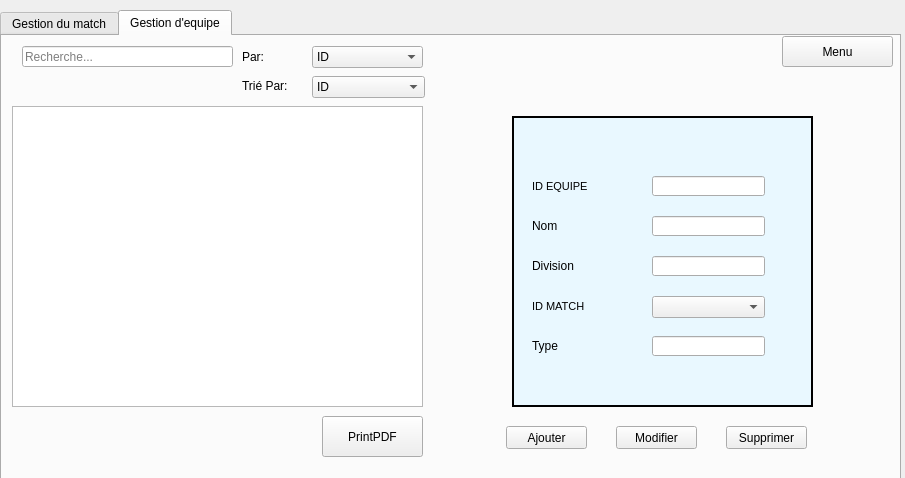
<?xml version="1.0" encoding="UTF-8"?>
<ui version="4.0">
 <class>GestionMatchEquipe</class>
 <widget class="QDialog" name="GestionMatchEquipe">
  <property name="geometry">
   <rect>
    <x>0</x>
    <y>0</y>
    <width>905</width>
    <height>478</height>
   </rect>
  </property>
  <property name="windowTitle">
   <string>Smart Sport Association</string>
  </property>
  <widget class="QTabWidget" name="tabWidget">
   <property name="geometry">
    <rect>
     <x>0</x>
     <y>10</y>
     <width>901</width>
     <height>471</height>
    </rect>
   </property>
   <property name="currentIndex">
    <number>1</number>
   </property>
   <widget class="QWidget" name="tab">
    <attribute name="title">
     <string>Gestion du match</string>
    </attribute>
    <widget class="QComboBox" name="id_equipe1">
     <property name="geometry">
      <rect>
       <x>650</x>
       <y>220</y>
       <width>113</width>
       <height>22</height>
      </rect>
     </property>
    </widget>
    <widget class="QLineEdit" name="lieu">
     <property name="geometry">
      <rect>
       <x>650</x>
       <y>180</y>
       <width>113</width>
       <height>20</height>
      </rect>
     </property>
    </widget>
    <widget class="QLabel" name="label_2">
     <property name="geometry">
      <rect>
       <x>530</x>
       <y>300</y>
       <width>101</width>
       <height>20</height>
      </rect>
     </property>
     <property name="frameShape">
      <enum>QFrame::NoFrame</enum>
     </property>
     <property name="frameShadow">
      <enum>QFrame::Raised</enum>
     </property>
     <property name="text">
      <string>Date</string>
     </property>
     <property name="wordWrap">
      <bool>false</bool>
     </property>
    </widget>
    <widget class="QLabel" name="label">
     <property name="geometry">
      <rect>
       <x>530</x>
       <y>220</y>
       <width>101</width>
       <height>20</height>
      </rect>
     </property>
     <property name="frameShape">
      <enum>QFrame::NoFrame</enum>
     </property>
     <property name="frameShadow">
      <enum>QFrame::Raised</enum>
     </property>
     <property name="text">
      <string>ID EQUIPE1</string>
     </property>
     <property name="wordWrap">
      <bool>false</bool>
     </property>
    </widget>
    <widget class="QTableView" name="data">
     <property name="geometry">
      <rect>
       <x>10</x>
       <y>70</y>
       <width>411</width>
       <height>301</height>
      </rect>
     </property>
    </widget>
    <widget class="QLabel" name="label_3">
     <property name="geometry">
      <rect>
       <x>530</x>
       <y>140</y>
       <width>101</width>
       <height>20</height>
      </rect>
     </property>
     <property name="frameShape">
      <enum>QFrame::NoFrame</enum>
     </property>
     <property name="frameShadow">
      <enum>QFrame::Raised</enum>
     </property>
     <property name="text">
      <string>ID MATCH</string>
     </property>
     <property name="wordWrap">
      <bool>false</bool>
     </property>
    </widget>
    <widget class="QLabel" name="label_5">
     <property name="geometry">
      <rect>
       <x>240</x>
       <y>10</y>
       <width>47</width>
       <height>21</height>
      </rect>
     </property>
     <property name="text">
      <string>Par:</string>
     </property>
    </widget>
    <widget class="QPushButton" name="pb_supprimer_3">
     <property name="geometry">
      <rect>
       <x>614</x>
       <y>390</y>
       <width>81</width>
       <height>23</height>
      </rect>
     </property>
     <property name="text">
      <string>Modifier</string>
     </property>
    </widget>
    <widget class="QComboBox" name="comboBox">
     <property name="geometry">
      <rect>
       <x>310</x>
       <y>10</y>
       <width>111</width>
       <height>22</height>
      </rect>
     </property>
     <property name="editable">
      <bool>false</bool>
     </property>
     <property name="currentIndex">
      <number>0</number>
     </property>
     <property name="insertPolicy">
      <enum>QComboBox::NoInsert</enum>
     </property>
     <property name="sizeAdjustPolicy">
      <enum>QComboBox::AdjustToContentsOnFirstShow</enum>
     </property>
     <property name="frame">
      <bool>true</bool>
     </property>
     <item>
      <property name="text">
       <string>IDMATCH</string>
      </property>
     </item>
     <item>
      <property name="text">
       <string>LIEU</string>
      </property>
     </item>
     <item>
      <property name="text">
       <string>ID_EQUIPE1</string>
      </property>
     </item>
     <item>
      <property name="text">
       <string>ID_EQUIPE2</string>
      </property>
     </item>
    </widget>
    <widget class="QPushButton" name="pb_ajouter">
     <property name="geometry">
      <rect>
       <x>504</x>
       <y>390</y>
       <width>81</width>
       <height>23</height>
      </rect>
     </property>
     <property name="text">
      <string>Ajouter</string>
     </property>
    </widget>
    <widget class="QLineEdit" name="id_match2">
     <property name="geometry">
      <rect>
       <x>650</x>
       <y>140</y>
       <width>113</width>
       <height>20</height>
      </rect>
     </property>
    </widget>
    <widget class="QFrame" name="frame">
     <property name="geometry">
      <rect>
       <x>510</x>
       <y>80</y>
       <width>301</width>
       <height>291</height>
      </rect>
     </property>
     <property name="styleSheet">
      <string notr="true">background-color:rgb(233,248,255);</string>
     </property>
     <property name="frameShape">
      <enum>QFrame::Box</enum>
     </property>
     <property name="frameShadow">
      <enum>QFrame::Plain</enum>
     </property>
     <property name="lineWidth">
      <number>2</number>
     </property>
     <property name="midLineWidth">
      <number>0</number>
     </property>
     <widget class="QLabel" name="label_12">
      <property name="geometry">
       <rect>
        <x>20</x>
        <y>180</y>
        <width>101</width>
        <height>20</height>
       </rect>
      </property>
      <property name="frameShape">
       <enum>QFrame::NoFrame</enum>
      </property>
      <property name="frameShadow">
       <enum>QFrame::Raised</enum>
      </property>
      <property name="text">
       <string>ID EQUIPE2</string>
      </property>
      <property name="wordWrap">
       <bool>false</bool>
      </property>
     </widget>
    </widget>
    <widget class="QLineEdit" name="lineEdit_id_6">
     <property name="geometry">
      <rect>
       <x>20</x>
       <y>10</y>
       <width>211</width>
       <height>21</height>
      </rect>
     </property>
     <property name="inputMethodHints">
      <set>Qt::ImhNoPredictiveText</set>
     </property>
     <property name="placeholderText">
      <string>Recherche...</string>
     </property>
     <property name="clearButtonEnabled">
      <bool>true</bool>
     </property>
    </widget>
    <widget class="QPushButton" name="pb_supprimer_4">
     <property name="geometry">
      <rect>
       <x>724</x>
       <y>390</y>
       <width>81</width>
       <height>23</height>
      </rect>
     </property>
     <property name="text">
      <string>Supprimer</string>
     </property>
    </widget>
    <widget class="QDateEdit" name="DATE">
     <property name="geometry">
      <rect>
       <x>650</x>
       <y>300</y>
       <width>110</width>
       <height>22</height>
      </rect>
     </property>
    </widget>
    <widget class="QComboBox" name="id_tri">
     <property name="geometry">
      <rect>
       <x>310</x>
       <y>40</y>
       <width>113</width>
       <height>22</height>
      </rect>
     </property>
     <item>
      <property name="text">
       <string>IDMATCH</string>
      </property>
     </item>
     <item>
      <property name="text">
       <string>LIEU</string>
      </property>
     </item>
    </widget>
    <widget class="QLabel" name="label_4">
     <property name="geometry">
      <rect>
       <x>530</x>
       <y>180</y>
       <width>101</width>
       <height>20</height>
      </rect>
     </property>
     <property name="frameShape">
      <enum>QFrame::NoFrame</enum>
     </property>
     <property name="frameShadow">
      <enum>QFrame::Raised</enum>
     </property>
     <property name="text">
      <string>LIEU</string>
     </property>
     <property name="wordWrap">
      <bool>false</bool>
     </property>
    </widget>
    <widget class="QComboBox" name="id_equipe2">
     <property name="geometry">
      <rect>
       <x>650</x>
       <y>260</y>
       <width>113</width>
       <height>22</height>
      </rect>
     </property>
    </widget>
    <widget class="QLabel" name="label_17">
     <property name="geometry">
      <rect>
       <x>240</x>
       <y>40</y>
       <width>131</width>
       <height>20</height>
      </rect>
     </property>
     <property name="text">
      <string>Trié Par:</string>
     </property>
    </widget>
    <widget class="QPushButton" name="pushButton_2">
     <property name="geometry">
      <rect>
       <x>320</x>
       <y>380</y>
       <width>101</width>
       <height>41</height>
      </rect>
     </property>
     <property name="text">
      <string>PrintPDF</string>
     </property>
    </widget>
    <widget class="QPushButton" name="pushButton24_2">
     <property name="geometry">
      <rect>
       <x>780</x>
       <y>0</y>
       <width>111</width>
       <height>31</height>
      </rect>
     </property>
     <property name="text">
      <string>Menu</string>
     </property>
    </widget>
    <zorder>frame</zorder>
    <zorder>id_equipe1</zorder>
    <zorder>lieu</zorder>
    <zorder>label_2</zorder>
    <zorder>label</zorder>
    <zorder>data</zorder>
    <zorder>label_3</zorder>
    <zorder>label_5</zorder>
    <zorder>pb_supprimer_3</zorder>
    <zorder>comboBox</zorder>
    <zorder>pb_ajouter</zorder>
    <zorder>id_match2</zorder>
    <zorder>lineEdit_id_6</zorder>
    <zorder>pb_supprimer_4</zorder>
    <zorder>DATE</zorder>
    <zorder>id_tri</zorder>
    <zorder>label_4</zorder>
    <zorder>id_equipe2</zorder>
    <zorder>label_17</zorder>
    <zorder>pushButton_2</zorder>
    <zorder>pushButton24_2</zorder>
   </widget>
   <widget class="QWidget" name="tab_2">
    <attribute name="title">
     <string>Gestion d'equipe</string>
    </attribute>
    <widget class="QComboBox" name="id_match">
     <property name="geometry">
      <rect>
       <x>650</x>
       <y>260</y>
       <width>113</width>
       <height>22</height>
      </rect>
     </property>
    </widget>
    <widget class="QLineEdit" name="division">
     <property name="geometry">
      <rect>
       <x>650</x>
       <y>220</y>
       <width>113</width>
       <height>20</height>
      </rect>
     </property>
    </widget>
    <widget class="QLabel" name="label_6">
     <property name="geometry">
      <rect>
       <x>530</x>
       <y>300</y>
       <width>101</width>
       <height>20</height>
      </rect>
     </property>
     <property name="font">
      <font>
       <pointsize>9</pointsize>
      </font>
     </property>
     <property name="frameShape">
      <enum>QFrame::NoFrame</enum>
     </property>
     <property name="frameShadow">
      <enum>QFrame::Raised</enum>
     </property>
     <property name="text">
      <string>Type</string>
     </property>
     <property name="wordWrap">
      <bool>false</bool>
     </property>
    </widget>
    <widget class="QLabel" name="label_7">
     <property name="geometry">
      <rect>
       <x>530</x>
       <y>260</y>
       <width>101</width>
       <height>20</height>
      </rect>
     </property>
     <property name="font">
      <font>
       <pointsize>8</pointsize>
      </font>
     </property>
     <property name="frameShape">
      <enum>QFrame::NoFrame</enum>
     </property>
     <property name="frameShadow">
      <enum>QFrame::Raised</enum>
     </property>
     <property name="text">
      <string>ID MATCH</string>
     </property>
     <property name="wordWrap">
      <bool>false</bool>
     </property>
    </widget>
    <widget class="QTableView" name="data_2">
     <property name="geometry">
      <rect>
       <x>10</x>
       <y>70</y>
       <width>411</width>
       <height>301</height>
      </rect>
     </property>
    </widget>
    <widget class="QLabel" name="label_8">
     <property name="geometry">
      <rect>
       <x>530</x>
       <y>180</y>
       <width>101</width>
       <height>20</height>
      </rect>
     </property>
     <property name="font">
      <font>
       <pointsize>9</pointsize>
      </font>
     </property>
     <property name="frameShape">
      <enum>QFrame::NoFrame</enum>
     </property>
     <property name="frameShadow">
      <enum>QFrame::Raised</enum>
     </property>
     <property name="text">
      <string>Nom</string>
     </property>
     <property name="wordWrap">
      <bool>false</bool>
     </property>
    </widget>
    <widget class="QLabel" name="label_9">
     <property name="geometry">
      <rect>
       <x>240</x>
       <y>10</y>
       <width>47</width>
       <height>21</height>
      </rect>
     </property>
     <property name="text">
      <string>Par:</string>
     </property>
    </widget>
    <widget class="QPushButton" name="pb_supprimer_5">
     <property name="geometry">
      <rect>
       <x>614</x>
       <y>390</y>
       <width>81</width>
       <height>23</height>
      </rect>
     </property>
     <property name="text">
      <string>Modifier</string>
     </property>
    </widget>
    <widget class="QComboBox" name="comboBox_2">
     <property name="geometry">
      <rect>
       <x>310</x>
       <y>10</y>
       <width>111</width>
       <height>22</height>
      </rect>
     </property>
     <property name="editable">
      <bool>false</bool>
     </property>
     <property name="currentIndex">
      <number>0</number>
     </property>
     <property name="insertPolicy">
      <enum>QComboBox::NoInsert</enum>
     </property>
     <property name="sizeAdjustPolicy">
      <enum>QComboBox::AdjustToContentsOnFirstShow</enum>
     </property>
     <property name="frame">
      <bool>true</bool>
     </property>
     <item>
      <property name="text">
       <string>ID</string>
      </property>
     </item>
     <item>
      <property name="text">
       <string>NOM</string>
      </property>
     </item>
     <item>
      <property name="text">
       <string>DIVISION</string>
      </property>
     </item>
     <item>
      <property name="text">
       <string>ID_MATCH</string>
      </property>
     </item>
     <item>
      <property name="text">
       <string>TYPE</string>
      </property>
     </item>
    </widget>
    <widget class="QPushButton" name="pb_ajouter_2">
     <property name="geometry">
      <rect>
       <x>504</x>
       <y>390</y>
       <width>81</width>
       <height>23</height>
      </rect>
     </property>
     <property name="text">
      <string>Ajouter</string>
     </property>
    </widget>
    <widget class="QLineEdit" name="NOM">
     <property name="geometry">
      <rect>
       <x>650</x>
       <y>180</y>
       <width>113</width>
       <height>20</height>
      </rect>
     </property>
    </widget>
    <widget class="QFrame" name="frame_2">
     <property name="geometry">
      <rect>
       <x>510</x>
       <y>80</y>
       <width>301</width>
       <height>291</height>
      </rect>
     </property>
     <property name="styleSheet">
      <string notr="true">background-color:rgb(233,248,255);</string>
     </property>
     <property name="frameShape">
      <enum>QFrame::Box</enum>
     </property>
     <property name="frameShadow">
      <enum>QFrame::Plain</enum>
     </property>
     <property name="lineWidth">
      <number>2</number>
     </property>
     <property name="midLineWidth">
      <number>0</number>
     </property>
    </widget>
    <widget class="QLineEdit" name="lineEdit_id_7">
     <property name="geometry">
      <rect>
       <x>20</x>
       <y>10</y>
       <width>211</width>
       <height>21</height>
      </rect>
     </property>
     <property name="inputMethodHints">
      <set>Qt::ImhNoPredictiveText</set>
     </property>
     <property name="placeholderText">
      <string>Recherche...</string>
     </property>
     <property name="clearButtonEnabled">
      <bool>true</bool>
     </property>
    </widget>
    <widget class="QPushButton" name="pb_supprimer_6">
     <property name="geometry">
      <rect>
       <x>724</x>
       <y>390</y>
       <width>81</width>
       <height>23</height>
      </rect>
     </property>
     <property name="text">
      <string>Supprimer</string>
     </property>
    </widget>
    <widget class="QComboBox" name="id_tri2">
     <property name="geometry">
      <rect>
       <x>310</x>
       <y>40</y>
       <width>113</width>
       <height>22</height>
      </rect>
     </property>
     <item>
      <property name="text">
       <string>ID</string>
      </property>
     </item>
     <item>
      <property name="text">
       <string>NOM</string>
      </property>
     </item>
     <item>
      <property name="text">
       <string>DIVISION</string>
      </property>
     </item>
     <item>
      <property name="text">
       <string>ID_MATCH</string>
      </property>
     </item>
     <item>
      <property name="text">
       <string>TYPE</string>
      </property>
     </item>
    </widget>
    <widget class="QLabel" name="label_10">
     <property name="geometry">
      <rect>
       <x>530</x>
       <y>220</y>
       <width>101</width>
       <height>20</height>
      </rect>
     </property>
     <property name="font">
      <font>
       <pointsize>9</pointsize>
      </font>
     </property>
     <property name="frameShape">
      <enum>QFrame::NoFrame</enum>
     </property>
     <property name="frameShadow">
      <enum>QFrame::Raised</enum>
     </property>
     <property name="text">
      <string>Division</string>
     </property>
     <property name="wordWrap">
      <bool>false</bool>
     </property>
    </widget>
    <widget class="QLabel" name="label_11">
     <property name="geometry">
      <rect>
       <x>530</x>
       <y>140</y>
       <width>101</width>
       <height>20</height>
      </rect>
     </property>
     <property name="font">
      <font>
       <pointsize>8</pointsize>
      </font>
     </property>
     <property name="frameShape">
      <enum>QFrame::NoFrame</enum>
     </property>
     <property name="frameShadow">
      <enum>QFrame::Raised</enum>
     </property>
     <property name="text">
      <string>ID EQUIPE</string>
     </property>
     <property name="wordWrap">
      <bool>false</bool>
     </property>
    </widget>
    <widget class="QLineEdit" name="id_equipe">
     <property name="geometry">
      <rect>
       <x>650</x>
       <y>140</y>
       <width>113</width>
       <height>20</height>
      </rect>
     </property>
    </widget>
    <widget class="QLineEdit" name="type">
     <property name="geometry">
      <rect>
       <x>650</x>
       <y>300</y>
       <width>113</width>
       <height>20</height>
      </rect>
     </property>
    </widget>
    <widget class="QLabel" name="label_18">
     <property name="geometry">
      <rect>
       <x>240</x>
       <y>40</y>
       <width>131</width>
       <height>20</height>
      </rect>
     </property>
     <property name="text">
      <string>Trié Par:</string>
     </property>
    </widget>
    <widget class="QPushButton" name="pushButton_33">
     <property name="geometry">
      <rect>
       <x>320</x>
       <y>380</y>
       <width>101</width>
       <height>41</height>
      </rect>
     </property>
     <property name="text">
      <string>PrintPDF</string>
     </property>
    </widget>
    <widget class="QPushButton" name="pushButton24">
     <property name="geometry">
      <rect>
       <x>780</x>
       <y>0</y>
       <width>111</width>
       <height>31</height>
      </rect>
     </property>
     <property name="text">
      <string>Menu</string>
     </property>
    </widget>
    <zorder>frame_2</zorder>
    <zorder>id_match</zorder>
    <zorder>division</zorder>
    <zorder>label_6</zorder>
    <zorder>label_7</zorder>
    <zorder>data_2</zorder>
    <zorder>label_8</zorder>
    <zorder>label_9</zorder>
    <zorder>pb_supprimer_5</zorder>
    <zorder>comboBox_2</zorder>
    <zorder>pb_ajouter_2</zorder>
    <zorder>NOM</zorder>
    <zorder>lineEdit_id_7</zorder>
    <zorder>pb_supprimer_6</zorder>
    <zorder>id_tri2</zorder>
    <zorder>label_10</zorder>
    <zorder>label_11</zorder>
    <zorder>id_equipe</zorder>
    <zorder>type</zorder>
    <zorder>label_18</zorder>
    <zorder>pushButton_33</zorder>
    <zorder>pushButton24</zorder>
   </widget>
  </widget>
 </widget>
 <resources/>
 <connections/>
</ui>
